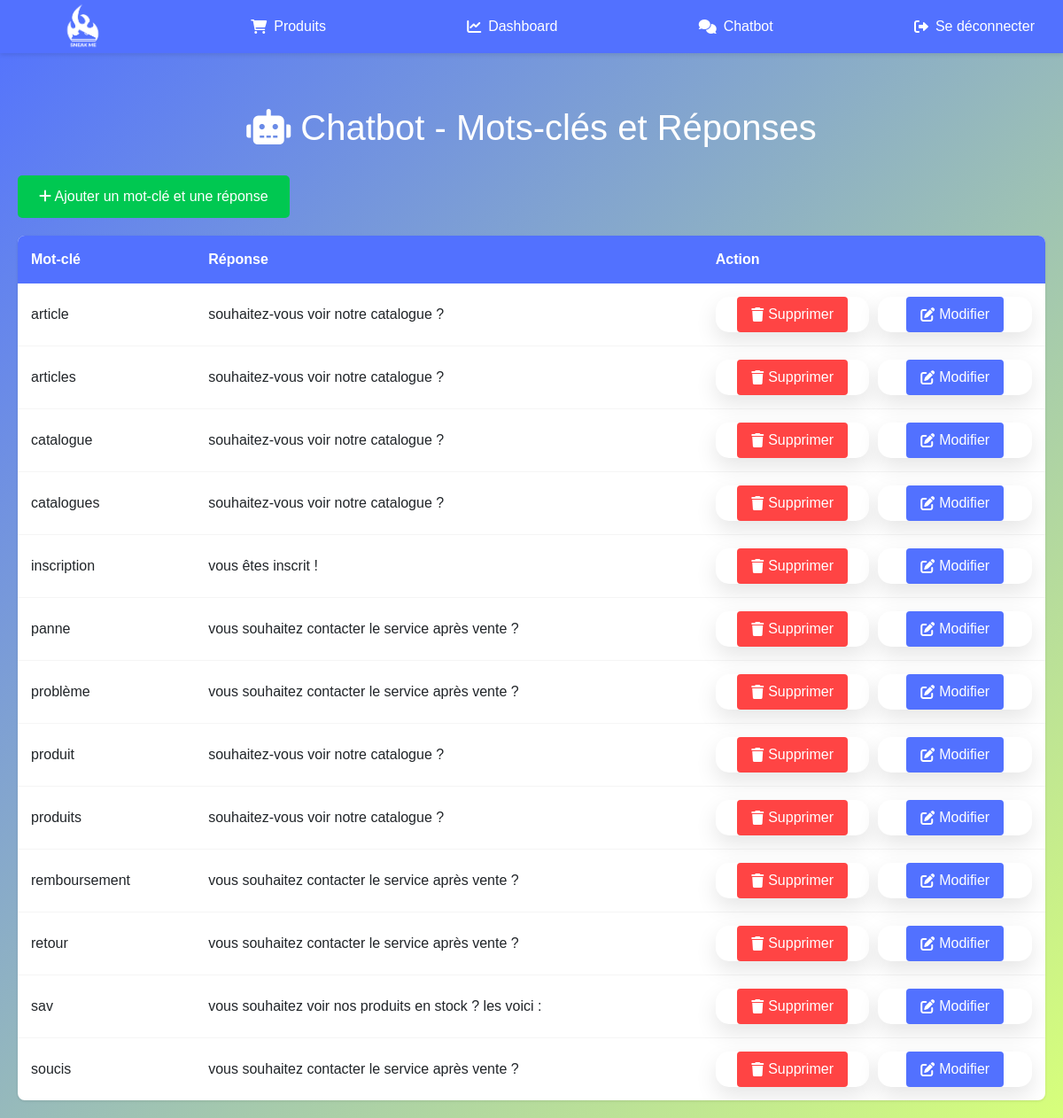
Screenshot of /chatbot (signed in) with the database file from the repository.
### tables this page shows
CREATE TABLE IF NOT EXISTS `keyword` (
  `id` int NOT NULL AUTO_INCREMENT,
  `keyword_name` varchar(255) NOT NULL,
  PRIMARY KEY (`id`),
  UNIQUE KEY `name` (`keyword_name`)
);

CREATE TABLE IF NOT EXISTS `response` (
  `id` int NOT NULL AUTO_INCREMENT,
  `response_name` text NOT NULL,
  PRIMARY KEY (`id`)
);

### Controllers/chatbotController.php (called while the page is built, shortened)
<?php
require_once __DIR__ . '/../Models/chatbotModel.php';
class ChatbotController {
    public function read() {
        require_once __DIR__ . "/../Includes/head.php";
        require_once __DIR__ . "/../Includes/header.php";
        $chatbotModel = new ChatbotModel();
        $keywordsAndResponses = $chatbotModel->getAllKeywordsAndResponses();
        include __DIR__ . '/../Views/chatbot.php';
    }
}
?>

### Models/chatbotModel.php (called while the page is built, shortened)
<?php
class ChatbotModel {
    public function getAllKeywordsAndResponses(): array
    {
        $pdo = getConnection();
        $stmt = $pdo->query('
            SELECT
                k.id AS keyword_id,
                k.keyword_name,
                r.id AS response_id,
                r.response_name
            FROM keyword_response kr
            INNER JOIN keyword k ON kr.keyword_id = k.id
            INNER JOIN response r ON kr.response_id = r.id
        ');
        return $stmt->fetchAll(PDO::FETCH_ASSOC);
    }
}
?>

### Views/chatbot.php (the view, shortened to what this page needs)
<body id="chatbot_body">
    <h1><i class="fas fa-robot"></i> Chatbot - Mots-clés et Réponses</h1>
    <a href="<?= URL ?>chatbot-add" class="add-button">
        <i class="fas fa-plus"></i> Ajouter un mot-clé et une réponse
    </a>
    <table>
        <thead>
            <tr>
                <th>Mot-clé</th>
                <th>Réponse</th>
                <th>Action</th>
            </tr>
        </thead>
        <tbody>
            <?php foreach ($keywordsAndResponses as $item): ?>
                <tr>
                    <td><?php echo htmlspecialchars(strtolower($item['keyword_name'])); ?></td>
                    <td><?php echo htmlspecialchars(strtolower($item['response_name'])); ?></td>
                    <td>
                        <div class="action-buttons">
                            <form method="POST" action="index.php?page=deleteKeyword" style="display: inline;" onsubmit="return confirmDelete()">
                                <button type="submit" class="action-button delete-button">
                                    <i class="fas fa-trash"></i> Supprimer
                                </button>
                            </form>
                            <form method="POST" action="<?= URL ?>chatbot-update" style="display: inline;">
                                <button type="submit" class="action-button edit-button">
                                    <i class="fas fa-edit"></i> Modifier
                                </button>
                            </form>
                        </div>
                    </td>
                </tr>
            <?php endforeach; ?>
        </tbody>
    </table>
</body>
</html>

### index.php (shortened to what this page needs)
<?php
require_once __DIR__ . "/Controllers/chatbotController.php";
$chatbotController = new ChatbotController();
try {
  if(empty($_GET['page'])){
    $page = "login";
  }else {
    $url = explode("/", filter_var($_GET['page'], FILTER_SANITIZE_URL));
    $page = $url[0];
  }
  switch($page){
      case "chatbot":
        if (isset($_SESSION['admin']) && $_SESSION['admin'] === true) {
            $chatbotController->read();
        } else {
            header("Location: " . URL . "login");
            exit();
        }
        break;
  }
} catch (Exception $e) {
  echo "500 : Erreur interne du serveur.";
}
?>

### Includes/head.php (shortened to what this page needs)
<!DOCTYPE html>
<html lang="fr">
<head>
    <link href="https://cdn.jsdelivr.net/npm/bootstrap@5.3.2/dist/css/bootstrap.min.css" rel="stylesheet">
    <link rel="stylesheet" href="https://cdnjs.cloudflare.com/ajax/libs/font-awesome/6.0.0/css/all.min.css">
    <link rel="stylesheet" href="<?= URL ?>Public/assets/css/header.css">
    <link rel="stylesheet" type="text/css" href="<?= URL ?>Public/assets/css/dashboard.css">
    <link rel="stylesheet" type="text/css" href="<?= URL ?>Public/assets/css/chatbot.css">
    <link rel="stylesheet" type="text/css" href="<?= URL ?>Public/assets/css/chatbotadd.css">
    <link rel="stylesheet" type="text/css" href="<?= URL ?>Public/assets/css/chatbotupdate.css">
    <link rel="stylesheet" type="text/css" href="<?= URL ?>Public/assets/css/product.css">
    <link rel="stylesheet" type="text/css" href="<?= URL ?>Public/assets/css/productupdate.css">
    <link rel="stylesheet" type="text/css" href="<?= URL ?>Public/assets/css/login.css">
</head>

### Includes/header.php (shortened to what this page needs)
<nav class="menu">
    <ul>
        <li><a href="<?= URL ?>dashboard" class="logo">
            <img src="<?= URL ?>Public/images/logo-white.png" alt="SneakMe Logo" class="logo-img">
        </a></li>
        <li><a href="<?= URL ?>product"><i class="fa-solid fa-cart-shopping"></i> Produits</a></li>
        <li><a href="<?= URL ?>dashboard"><i class="fas fa-chart-line"></i> Dashboard</a></li>
        <li><a href="<?= URL ?>chatbot"><i class="fas fa-comments"></i> Chatbot</a></li>
        <li class="user-menu">
            <a href="<?= URL ?>logout"><i class="fas fa-sign-out-alt"></i> Se déconnecter</a>
        </li>
    </ul>
</nav>

### Public/assets/css/header.css (style rules this page uses)
:root { --primary-color: #5271FF; --secondary-color: #D7FF7B; --white: #FFFFFF; --black: #000000; --gray-light: #f5f5f5; --gray-dark: #333333; }
* { margin: 0; padding: 0; box-sizing: border-box; }
body { font-family: 'Montserrat', sans-serif; }
.menu { background-color: var(--primary-color); padding: 0.5rem 1rem; position: fixed; top: 0; left: 0; right: 0; z-index: 1000; box-shadow: 0 2px 5px rgba(0,0,0,0.1); height: 60px; display: flex; align-items: center; }
.menu ul { display: flex; justify-content: space-between; align-items: center; list-style: none; max-width: 1200px; margin: 0 auto; width: 100%; }
.menu li { margin: 0 1rem; }
.menu a { color: var(--white); text-decoration: none; font-weight: 500; display: flex; align-items: center; transition: color 0.3s ease; }
.menu i { margin-right: 0.5rem; }
.logo { font-size: 1.5rem; font-weight: bold; }
.logo-img { height: 60px; width: auto; transition: transform 0.3s ease; }
.user-menu { display: flex; align-items: center; }
.user-menu i { margin-right: 0.5rem; }

### Public/assets/css/dashboard.css (style rules this page uses)
:root { --primary-color: #5271FF; --secondary-color: #D7FF7B; --white: #FFFFFF; --black: #000000; --gray-light: #f5f5f5; --gray-dark: #333333; }
body { font-family: 'Montserrat', sans-serif; background-color: var(--white); margin: 0; padding: 0; }
#chatbot_body { margin-top: 8em; }

### Public/assets/css/chatbot.css (style rules this page uses)
:root { --primary-color: #5271FF; --secondary-color: #D7FF7B; --white: #FFFFFF; --black: #000000; --gray-light: #f5f5f5; --gray-dark: #333333; --danger-color: #ff4444; --success-color: #00C851; }
body { font-family: 'Montserrat', sans-serif; background-color: var(--white); margin: 0; padding: 0; }
#chatbot_body { padding: 20px; width: 100%; margin-top: 100px; }
h1 { color: var(--white); text-align: center; margin-bottom: 30px; font-size: 2.5em; }
.add-button { background-color: var(--success-color); color: var(--white); padding: 12px 24px; border-radius: 5px; text-decoration: none; display: inline-block; margin-bottom: 30px; border: none; cursor: pointer; transition: background-color 0.3s ease; }
table { width: 100%; border-collapse: collapse; background-color: var(--white); box-shadow: 0 1px 3px rgba(0, 0, 0, 0.1); border-radius: 8px; overflow: hidden; margin-top: 20px; }
thead { background-color: var(--primary-color); color: var(--white); }
th { padding: 15px; text-align: left; font-weight: 600; }
td { padding: 15px; border-bottom: 1px solid var(--gray-light); }
tr:last-child td { border-bottom: none; }
.action-buttons { gap: 10px; justify-content: center; align-items: center; flex-direction: row; width: 100%; }
.action-buttons form { margin: 0; padding: 0; flex: 0 1 auto; }
.action-button { padding: 8px 16px; border: none; border-radius: 4px; cursor: pointer; transition: background-color 0.3s ease; color: var(--white); min-width: 80px; display: inline-flex; align-items: center; justify-content: center; gap: 5px; white-space: nowrap; }
.delete-button { background-color: var(--danger-color); }
.edit-button { background-color: var(--primary-color); }

### Public/assets/css/chatbotadd.css (style rules this page uses)
:root { --primary-color: #5271FF; --secondary-color: #D7FF7B; --white: #FFFFFF; --black: #000000; --gray-light: #f5f5f5; --gray-dark: #333333; --danger-color: #ff4444; --success-color: #00C851; }
form { width: 100%; padding: 2rem; background-color: #f5f5f5; border-radius: 8px; box-shadow: 0 2px 4px rgba(0, 0, 0, 0.1); }

### Public/assets/css/chatbotupdate.css (style rules this page uses)
:root { --primary-color: #5271FF; --secondary-color: #D7FF7B; --white: #FFFFFF; --black: #000000; --gray-light: #f5f5f5; --gray-dark: #333333; --danger-color: #ff4444; --success-color: #00C851; }
form { width: 100%; padding: 2rem; background-color: #f5f5f5; border-radius: 8px; box-shadow: 0 2px 4px rgba(0, 0, 0, 0.1); }

### Public/assets/css/productupdate.css (style rules this page uses)
:root { --primary-color: #5271FF; --secondary-color: #D7FF7B; --white: #FFFFFF; --black: #000000; --gray-light: #f5f5f5; --gray-dark: #333333; --danger-color: #ff4444; --success-color: #00C851; }
form { width: 100%; padding: 2rem; background-color: #f5f5f5; border-radius: 8px; box-shadow: 0 2px 4px rgba(0, 0, 0, 0.1); }

### Public/assets/css/login.css (style rules this page uses)
:root { --primary-color: #5271FF; --secondary-color: #D7FF7B; --white: #FFFFFF; --black: #000000; --gray-light: #f5f5f5; --gray-dark: #333333; --error-color: #ff4444; }
body { background: linear-gradient(135deg, var(--primary-color), var(--secondary-color)); min-height: 100vh; margin: 0; padding: 20px; align-items: center; justify-content: center; }
form { background-color: var(--white); text-align: center; max-width: 450px; width: 100%; margin: 0 auto; padding: 3rem; box-shadow: 0 10px 25px rgba(0, 0, 0, 0.1); border-radius: 15px; }

### rows the page displays
keyword: keyword_name "article", response.response_name "souhaitez-vous voir notre catalogue ?"
keyword: keyword_name "articles", response.response_name "souhaitez-vous voir notre catalogue ?"
keyword: keyword_name "catalogue", response.response_name "souhaitez-vous voir notre catalogue ?"
keyword: keyword_name "catalogues", response.response_name "souhaitez-vous voir notre catalogue ?"
keyword: keyword_name "inscription", response.response_name "vous êtes inscrit !"
keyword: keyword_name "panne", response.response_name "vous souhaitez contacter le service après vente ?"
keyword: keyword_name "problème", response.response_name "vous souhaitez contacter le service après vente ?"
keyword: keyword_name "produit", response.response_name "souhaitez-vous voir notre catalogue ?"
keyword: keyword_name "produits", response.response_name "souhaitez-vous voir notre catalogue ?"
keyword: keyword_name "remboursement", response.response_name "vous souhaitez contacter le service après vente ?"
keyword: keyword_name "retour", response.response_name "vous souhaitez contacter le service après vente ?"
keyword: keyword_name "sav", response.response_name "vous souhaitez voir nos produits en stock ? les voici :"
keyword: keyword_name "soucis", response.response_name "vous souhaitez contacter le service après vente ?"
